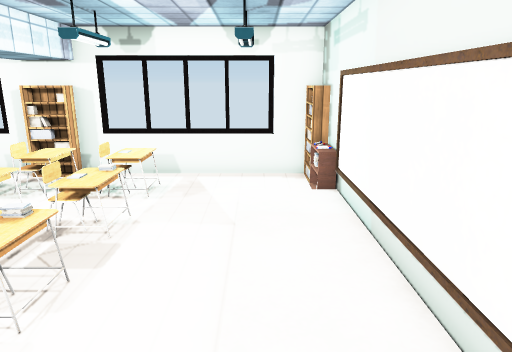
view 1 (above)

14 first-person views from a walk through a scene from a Unity 3-D project. The camera is 1.5 m above the floor, tilts 14° down and sees 70° across. The floor is counted in squares, 0.5 m on a side. Each view is taken from the middle of a square. On the plan, view 1 faces up. The plan holds only what a view shows up to about 20 squares ahead; the rest is blank. Door leaves are left out, so doorways stand open. Some surface patterns are stand-ins.

view 2
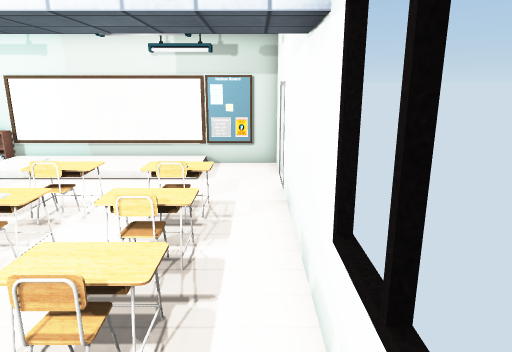

view 3
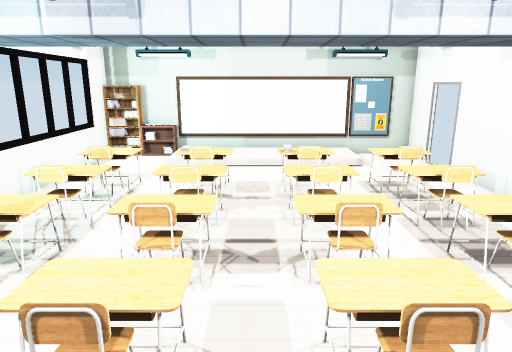

view 4
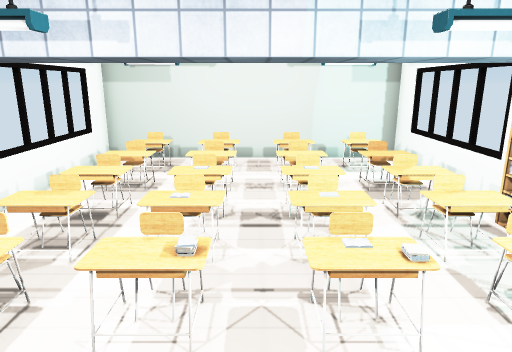

view 5
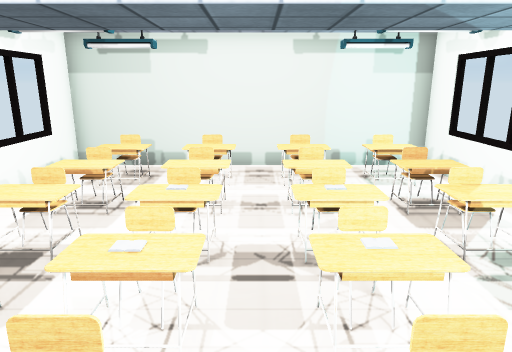

view 6
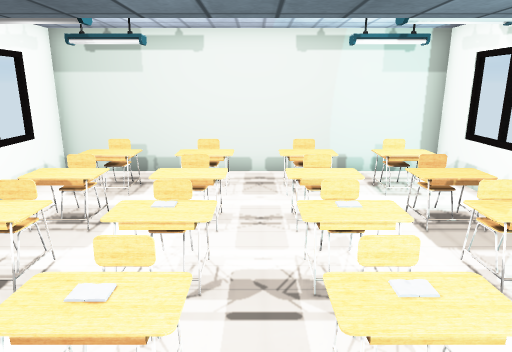

view 7
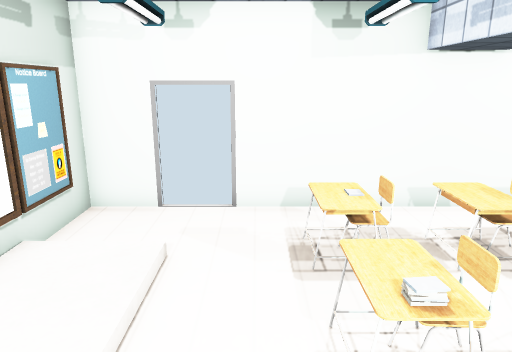

view 8
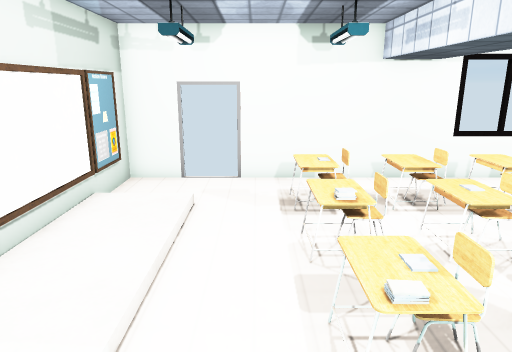

view 9
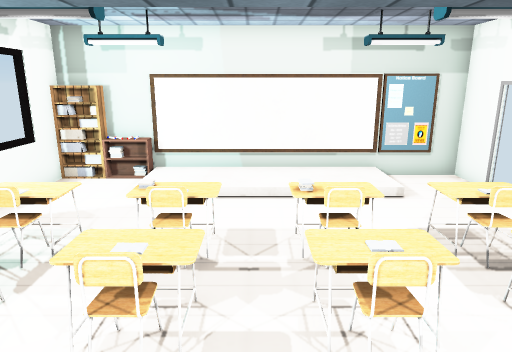

view 10
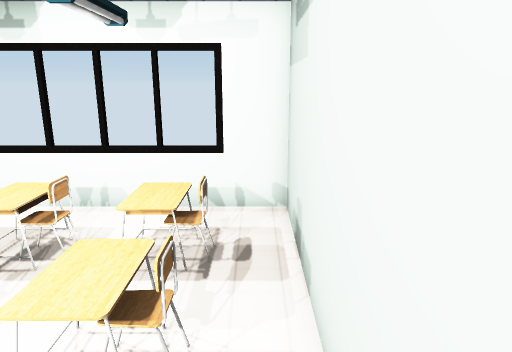

view 11
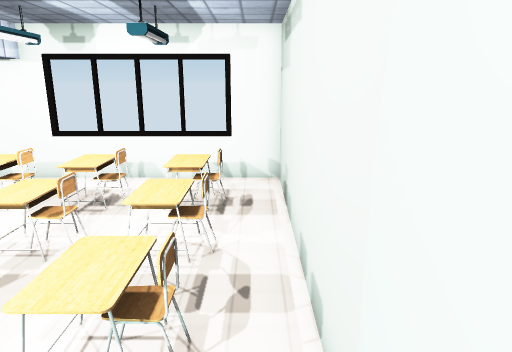

view 12
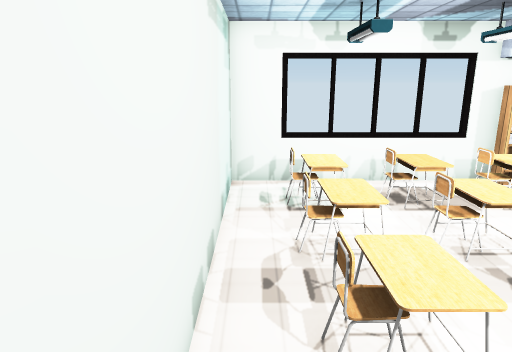

view 13
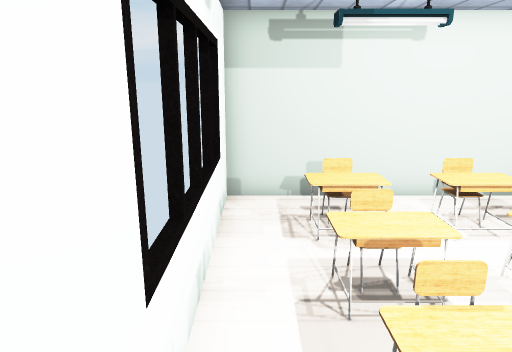

view 14
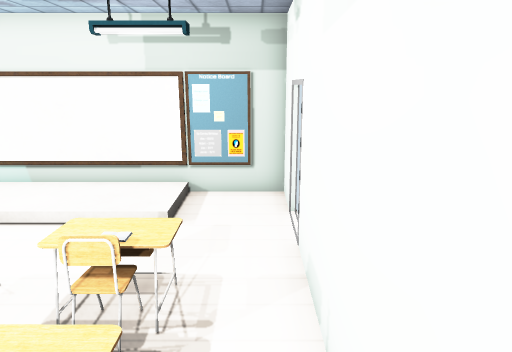

### Floor plan
Key: @ floor where view 1 was taken; # wall or solid block; x gap in a wall; . main floor; : floor 0.25 m higher than the main floor; / step, stairs or slope; D open door; = window, fence, low wall or low ledge; T thing the floor can be seen under or through.
Columns run from 16 left of view 1 to 2 right of it. Each row starts with its distance up from view 1.
 13              ######
 12 ###          #=#=##
 11 #.TT          ....#
 10 #.TT T       T....#
  9 #..x.T        ..: #
  8 #..#.TTT    TT..: #
  7 #.. .#####TT  ..: #
  6 #...............::#
  5 #.TT T####TTTT..: #
  4 #. T          ..: #
  3 #.TT         T..: #
  2 #.TTTTTT    TT..//#
  1 #.TT.TTTTTTTTT....#
  0 #...............@.#
 -1 ###==##=#######DD##

Where each view was taken, in squares from view 1:
view 1: 0 up, 0 right, facing up
view 2: 0 up, 12 left, facing right
view 3: 6 up, 14 left, facing right
view 4: 6 up, 1 right, facing left
view 5: 6 up, 2 left, facing left
view 6: 6 up, 3 left, facing left
view 7: 8 up, 2 left, facing down
view 8: 11 up, 2 left, facing down
view 9: 6 up, 10 left, facing right
view 10: 8 up, 15 left, facing down
view 11: 11 up, 15 left, facing down
view 12: 1 up, 15 left, facing up
view 13: 0 up, 6 left, facing left
view 14: 0 up, 8 left, facing right
